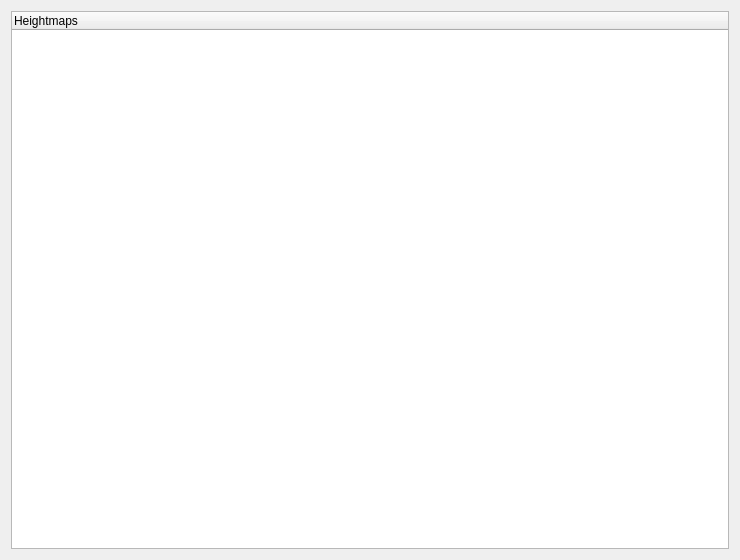
<?xml version="1.0" encoding="UTF-8"?>
<ui version="4.0">
 <class>HeightmapManagerTab</class>
 <widget class="QWidget" name="HeightmapManagerTab">
  <property name="geometry">
   <rect>
    <x>0</x>
    <y>0</y>
    <width>740</width>
    <height>560</height>
   </rect>
  </property>
  <property name="windowTitle">
   <string>Form</string>
  </property>
  <layout class="QGridLayout" name="gridLayout">
   <item row="0" column="0">
    <widget class="ResourceTreeWidget" name="treeWidget">
     <property name="sizePolicy">
      <sizepolicy hsizetype="Expanding" vsizetype="Expanding">
       <horstretch>1</horstretch>
       <verstretch>0</verstretch>
      </sizepolicy>
     </property>
     <property name="contextMenuPolicy">
      <enum>Qt::CustomContextMenu</enum>
     </property>
     <column>
      <property name="text">
       <string notr="true">Heightmaps</string>
      </property>
     </column>
    </widget>
   </item>
  </layout>
 </widget>
 <customwidgets>
  <customwidget>
   <class>ResourceTreeWidget</class>
   <extends>QTreeWidget</extends>
   <header>resourcetreewidget.h</header>
  </customwidget>
 </customwidgets>
 <resources/>
 <connections/>
</ui>
